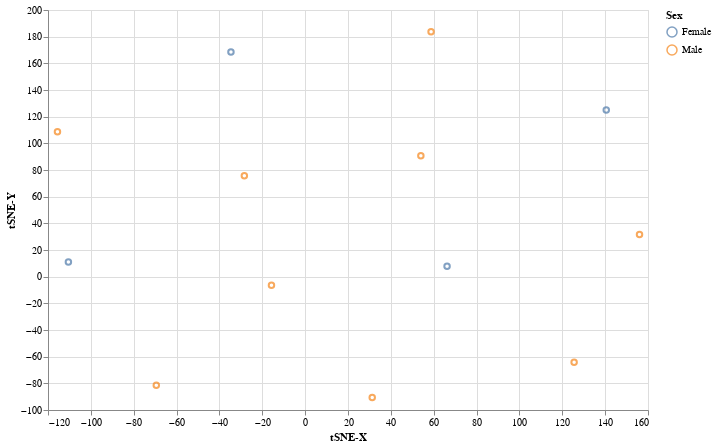

The code cell stored with this chart in its notebook:
### Code cell
import altair as alt

_X = pd.DataFrame({'tSNE-X': _X[:, 0], 'tSNE-Y': _X[:, 1], target: y})
alt.Chart(_X).mark_point().encode(x='tSNE-X', y='tSNE-Y', color=f'{target}:N').properties(width=600, height=400).interactive()

### Figure 1 — Vega-Lite specification as saved in the notebook (floating-point values rounded to 4 significant figures)
{"config": {"view": {"continuousWidth": 400, "continuousHeight": 300}}, "data": {"name": "data-aefea660861a854f4b216f4a5b3ba81a"}, "mark": "point", "encoding": {"color": {"type": "nominal", "field": "Sex"}, "x": {"type": "quantitative", "field": "tSNE-X"}, "y": {"type": "quantitative", "field": "tSNE-Y"}}, "height": 400, "selection": {"selector004": {"type": "interval", "bind": "scales", "encodings": ["x", "y"]}}, "width": 600, "$schema": "https://vega.github.io/schema/vega-lite/v4.8.1.json", "datasets": {"data-aefea660861a854f4b216f4a5b3ba81a": [{"tSNE-X": -28.37, "tSNE-Y": 75.72, "Sex": "Male"}, {"tSNE-X": 140.5, "tSNE-Y": 125.0, "Sex": "Female"}, {"tSNE-X": -15.71, "tSNE-Y": -6.499, "Sex": "Male"}, {"tSNE-X": -34.62, "tSNE-Y": 168.4, "Sex": "Female"}, {"tSNE-X": 66.23, "tSNE-Y": 7.805, "Sex": "Female"}, {"tSNE-X": 54.0, "tSNE-Y": 90.61, "Sex": "Male"}, {"tSNE-X": -115.6, "tSNE-Y": 108.7, "Sex": "Male"}, {"tSNE-X": 156.0, "tSNE-Y": 31.69, "Sex": "Male"}, {"tSNE-X": 31.3, "tSNE-Y": -90.66, "Sex": "Male"}, {"tSNE-X": 125.5, "tSNE-Y": -64.16, "Sex": "Male"}, {"tSNE-X": -110.5, "tSNE-Y": 11.01, "Sex": "Female"}, {"tSNE-X": 58.77, "tSNE-Y": 183.6, "Sex": "Male"}, {"tSNE-X": -69.46, "tSNE-Y": -81.49, "Sex": "Male"}]}}
